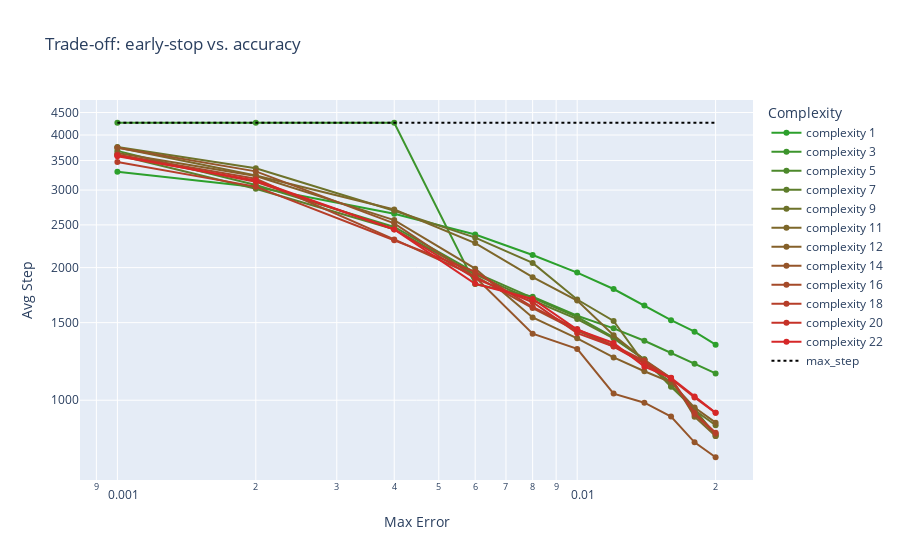

Write notebook code for a chart like this one.
### Code cell
global_pareto = update_global_pareto_with_tradeoff_curve(global_pareto)
plot_tradeoff_curve(global_pareto)

### Figure 1 — Plotly figure (JSON) as saved in the notebook; plotly's stock layout.template omitted (floating-point values rounded to 4 significant figures)
{"data": [{"line": {"color": "#2ca02c"}, "mode": "lines+markers", "name": "complexity 1", "type": "scatter", "x": [0.001, 0.002, 0.004, 0.006, 0.008, 0.01, 0.012, 0.014, 0.016, 0.018, 0.02], "y": [3300.0, 3049.0, 2651.0, 2379.0, 2137.0, 1949.0, 1788.0, 1641.0, 1519.0, 1430.0, 1337.0]}, {"line": {"color": "#3c952c"}, "mode": "lines+markers", "name": "complexity 3", "type": "scatter", "x": [0.001, 0.002, 0.004, 0.006, 0.008, 0.01, 0.012, 0.014, 0.016, 0.018, 0.02], "y": [4265, 4265, 4265, 1835.0, 1718.0, 1555, 1456.0, 1365.0, 1281.0, 1211.0, 1150.0]}, {"line": {"color": "#4c892b"}, "mode": "lines+markers", "name": "complexity 5", "type": "scatter", "x": [0.001, 0.002, 0.004, 0.006, 0.008, 0.01, 0.012, 0.014, 0.016, 0.018, 0.02], "y": [3682.0, 3082.0, 2474.0, 1947.0, 1708.0, 1545.0, 1389.0, 1238.0, 1079, 950.2, 834.6]}, {"line": {"color": "#5d7d2b"}, "mode": "lines+markers", "name": "complexity 7", "type": "scatter", "x": [0.001, 0.002, 0.004, 0.006, 0.008, 0.01, 0.012, 0.014, 0.016, 0.018, 0.02], "y": [3604.0, 3020.0, 2444.0, 1931.0, 1686, 1528.0, 1382.0, 1238.0, 1073.0, 954.8, 829.8]}, {"line": {"color": "#6d722a"}, "mode": "lines+markers", "name": "complexity 9", "type": "scatter", "x": [0.001, 0.002, 0.004, 0.006, 0.008, 0.01, 0.012, 0.014, 0.016, 0.018, 0.02], "y": [3757, 3362.0, 2692.0, 2339.0, 2050.0, 1693.0, 1514.0, 1210.0, 1100.0, 950.3, 877.5]}, {"line": {"color": "#7d672a"}, "mode": "lines+markers", "name": "complexity 11", "type": "scatter", "x": [0.001, 0.002, 0.004, 0.006, 0.008, 0.01, 0.012, 0.014, 0.016, 0.018, 0.02], "y": [3748.0, 3237.0, 2709.0, 2274, 1902.0, 1683.0, 1404.0, 1235.0, 1124.0, 917.6, 829.2]}, {"line": {"color": "#85602a"}, "mode": "lines+markers", "name": "complexity 12", "type": "scatter", "x": [0.001, 0.002, 0.004, 0.006, 0.008, 0.01, 0.012, 0.014, 0.016, 0.018, 0.02], "y": [3641.0, 3228.0, 2564.0, 1989.0, 1541, 1382.0, 1251.0, 1163.0, 1098, 962.3, 889.3]}, {"line": {"color": "#95552a"}, "mode": "lines+markers", "name": "complexity 14", "type": "scatter", "x": [0.001, 0.002, 0.004, 0.006, 0.008, 0.01, 0.012, 0.014, 0.016, 0.018, 0.02], "y": [3744.0, 3308.0, 2521.0, 1904, 1416.0, 1308.0, 1035.0, 987.1, 918.4, 802.2, 742.2]}, {"line": {"color": "#a54a29"}, "mode": "lines+markers", "name": "complexity 16", "type": "scatter", "x": [0.001, 0.002, 0.004, 0.006, 0.008, 0.01, 0.012, 0.014, 0.016, 0.018, 0.02], "y": [3607.0, 3183.0, 2318.0, 1913.0, 1618.0, 1437.0, 1325.0, 1220.0, 1118.0, 927.9, 839.8]}, {"line": {"color": "#b63e29"}, "mode": "lines+markers", "name": "complexity 18", "type": "scatter", "x": [0.001, 0.002, 0.004, 0.006, 0.008, 0.01, 0.012, 0.014, 0.016, 0.018, 0.02], "y": [3475.0, 3054.0, 2307.0, 1955.0, 1628.0, 1450.0, 1331.0, 1229.0, 1122.0, 935.2, 844]}, {"line": {"color": "#c63228"}, "mode": "lines+markers", "name": "complexity 20", "type": "scatter", "x": [0.001, 0.002, 0.004, 0.006, 0.008, 0.01, 0.012, 0.014, 0.016, 0.018, 0.02], "y": [3605.0, 3132.0, 2445.0, 1892.0, 1669.0, 1420.0, 1323.0, 1210.0, 1119.0, 1015.0, 936]}, {"line": {"color": "#d62728"}, "mode": "lines+markers", "name": "complexity 22", "type": "scatter", "x": [0.001, 0.002, 0.004, 0.006, 0.008, 0.01, 0.012, 0.014, 0.016, 0.018, 0.02], "y": [3581.0, 3156.0, 2441.0, 1838.0, 1698.0, 1446.0, 1349.0, 1192.0, 1124.0, 1019.0, 936.5]}, {"line": {"color": "black", "dash": "dot", "width": 2}, "mode": "lines", "name": "max_step", "type": "scatter", "x": [0.001, 0.002, 0.004, 0.006, 0.008, 0.01, 0.012, 0.014, 0.016, 0.018, 0.02], "y": [4265, 4265, 4265, 4265, 4265, 4265, 4265, 4265, 4265, 4265, 4265]}], "layout": {"legend": {"title": {"text": "Complexity"}}, "title": {"text": "Trade-off: early-stop vs. accuracy"}, "xaxis": {"title": {"text": "Max Error"}, "type": "log"}, "yaxis": {"title": {"text": "Avg Step"}, "type": "log"}}}
